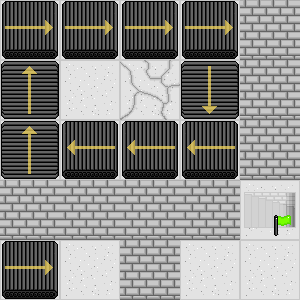

This game map was drawn from its Tiled (.tmx) file and the tilesets committed beside it. A one-line description and the full map source follow:
An orthogonal 5x5 tile map with 60x60 px tiles, 3 tile layers (Hidden Traps, Floor, Objects).

<map version="1.2" tiledversion="1.2.2" orientation="orthogonal" renderorder="right-down" width="5" height="5" tilewidth="60" tileheight="60" infinite="0" nextlayerid="4" nextobjectid="1">
 <tileset firstgid="1" source="../data/objects.tsx" />
 <layer id="3" name="Hidden Traps" width="5" height="5">
  <data encoding="csv">
0,0,0,0,0,
0,0,0,0,0,
0,0,0,0,0,
0,0,0,0,0,
0,0,0,0,0
</data>
 </layer>
 <layer id="1" name="Floor" width="5" height="5">
  <data encoding="csv">
2,2,2,2,2,
2,2,13,2,2,
2,2,2,2,2,
2,2,2,2,7,
2,2,2,2,2
</data>
 </layer>
 <layer id="2" name="Objects" width="5" height="5">
  <data encoding="csv">
8,8,8,8,5,
9,0,0,11,5,
9,10,10,10,5,
5,5,5,5,0,
8,0,5,0,0
</data>
 </layer>
</map>
